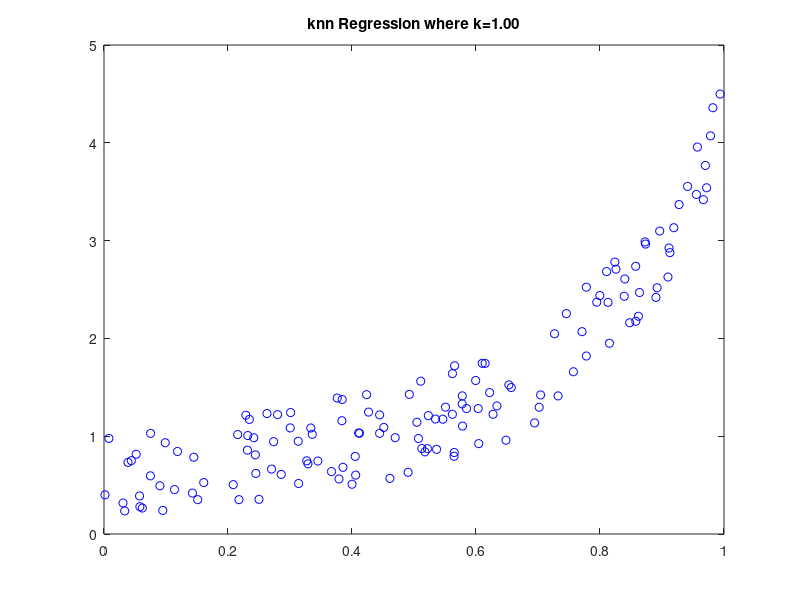

The MATLAB source for this figure: (Note: this script raises an error after producing the figure.)
%% Set up Data
clear
mTrain=load('data/mTrainData.txt');
mTest = load('data/mTestData.txt');

Xte=mTest(:,1); Yte=mTest (:,2);

%% b)

for k=[1 2 3 5 10 50]
    figure
    Xtr=mTrain(:,1); Ytr=mTrain (:,2);
    plot(Xtr,Ytr,'bo'); 
    hold on
    title(sprintf('knn Regression where k=%.2f', k));

    learner = knnRegress(k,Xtr,Ytr);
    xline = [0:.01:1]';
    yline = predict( learner , xline);
    plot(xline, yline, 'r-');
    legend('Training Data','knn Regression');
end

%%%
% Lower k values produce more complex functions

%% c)
